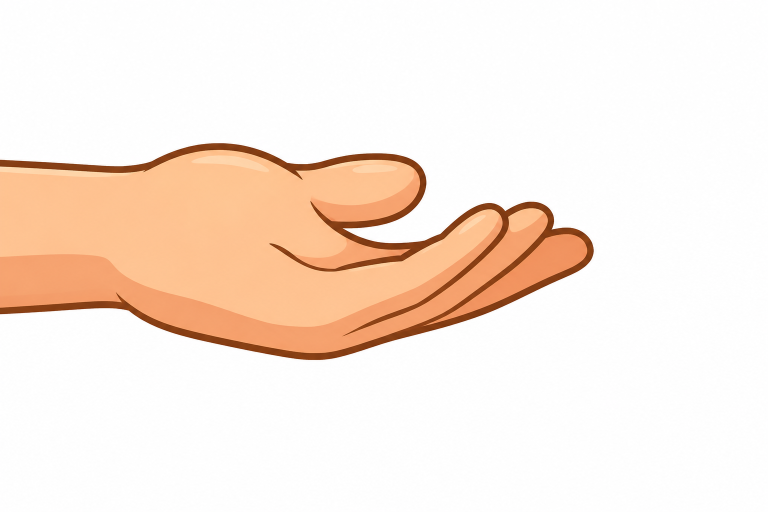
#> input picture bg_work/hand_new_1.png, 1536 x 1024 px, found by its file name (shown at 1/2 size)
$ python lang_bg_compose25.py ../bg_work/hand_new_1.png
#> lines starting #> are read from the running program, lines starting #| are printed output that depends on the picture; after the words box and inside, x2 and y2 are one past the last pixel; in counts of white or black regions, pixels touching at a corner belong together
### scripts/lang_bg_compose.py
"""Compose the 4 language-game backgrounds (lang_bg_1/2/3 + bg_star) in the soft pastel style.
Geometry (frame, divider x, hand box, star-circle centres) is copied from the legacy 1024x768 art; output is 2048x1536.
Usage: python lang_bg_compose.py [outdir]   (default AI_Art/bg_work/out)"""
import os
import sys
import random
from collections import deque
import numpy as np
from PIL import Image, ImageDraw, ImageFilter, ImageChops

W, H, F = 2048, 1536, 2          # final size, factor vs legacy 1x coordinates
SS = 2                            # extra supersample for masks
OUT = sys.argv[1] if len(sys.argv) > 1 else 'I:/GODOT/AI_Art/bg_work/out'
os.makedirs(OUT, exist_ok=True)


def hexc(s):
    return tuple(int(s[i:i + 2], 16) for i in (1, 3, 5))


def mask(fn):
    m = Image.new('L', (W * SS, H * SS), 0)
#> m: PIL image 4096x3072 L; every value is 0
    d = ImageDraw.Draw(m)
    fn(d, F * SS)
    return m.resize((W, H), Image.LANCZOS)
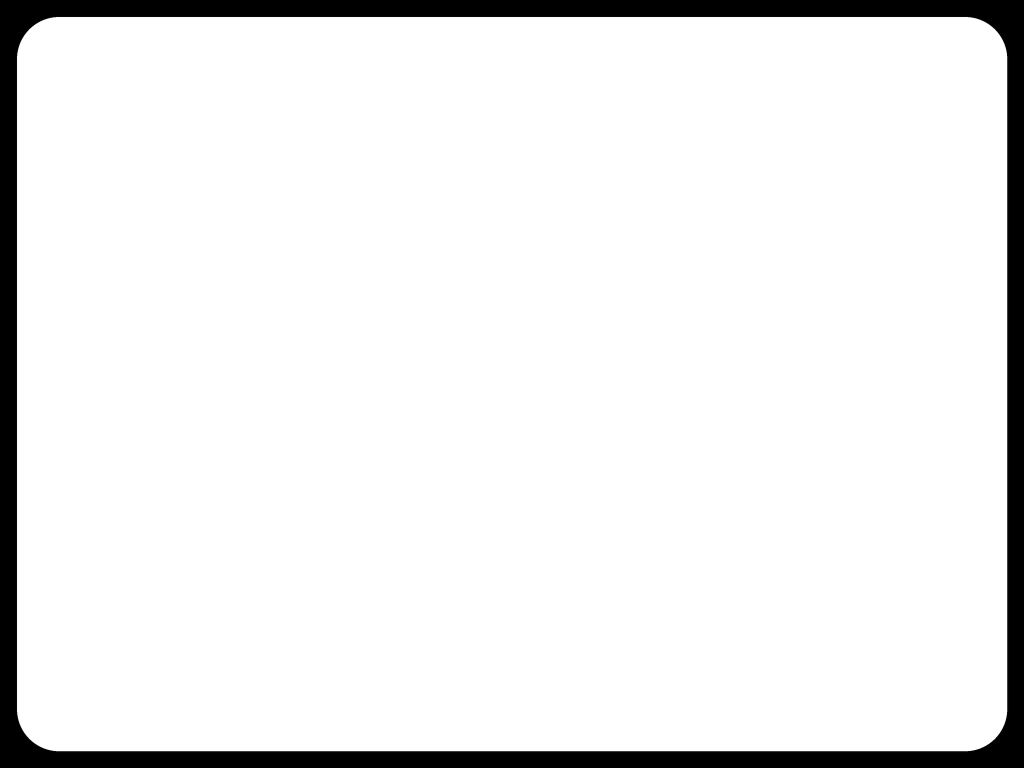
#> returned value: PIL image 2048x1536 L (shown at 1/2 size); min 0, max 255, mean 235.3


def fill(img, m, color, alpha=1.0):
    layer = Image.new('RGB', (W, H), color)
    if alpha < 1:
        m = m.point(lambda v: int(v * alpha))
    img.paste(layer, (0, 0), m)


def rrect(box, r):
    return lambda d, k: d.rounded_rectangle([box[0] * k, box[1] * k, box[2] * k, box[3] * k], r * k, fill=255)


def circle(cx, cy, r):
    return lambda d, k: d.ellipse([(cx - r) * k, (cy - r) * k, (cx + r) * k, (cy + r) * k], fill=255)


def clip(m, region):
    return ImageChops.multiply(m, region)


INNER = (17, 17, 1007, 751)
RAD = 42
inner_m = mask(rrect(INNER, RAD))


# [32 lines left out: functions frame, bubbles, cream_dots, not called in this run]


def vgrad(top, bot):
    a = np.linspace(0, 1, H)[:, None, None]
    t = np.array(top, float)[None, None, :]
    b = np.array(bot, float)[None, None, :]
    arr = (t * (1 - a) + b * a) * np.ones((H, W, 1))
    return Image.fromarray(arr.astype('uint8'))


def load_hand():
    im = Image.open('I:/GODOT/AI_Art/bg_work/hand_new_1.png').convert('RGB')
#> im is the input picture: PIL image 1536x1024 RGB; mean R, G, B 249.5, 234.2, 223.3
    a = np.array(im).astype(int)
    h, w = a.shape[:2]
#> h = 1024; w = 1536
    white = a.min(2) >= 235
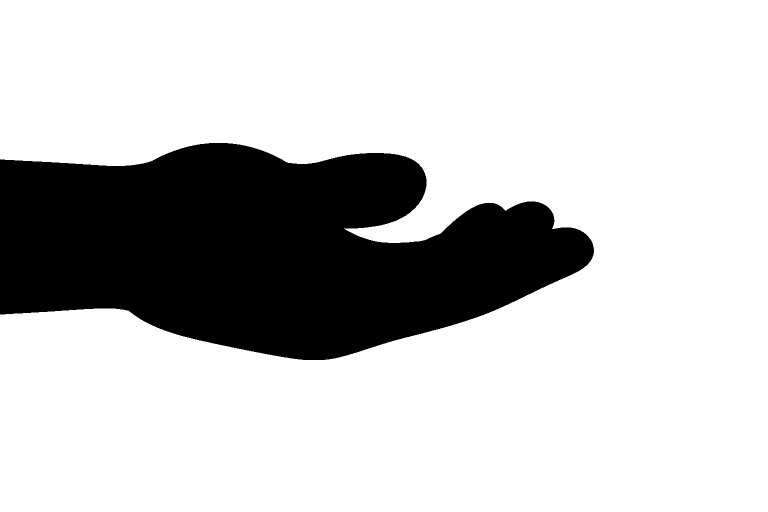
#> white: shape (1024, 1536) bool (shown at 1/2 size); 77.6% white; 1 black region, box (x1, y1, x2, y2) and area: (0, 286, 1188, 720) 352844
    bg = np.zeros((h, w), bool)
    q = deque([(x, 0) for x in range(w)] + [(x, h - 1) for x in range(w)] + [(w - 1, y) for y in range(h)])
    while q:
        x, y = q.popleft()
        if not (0 <= x < w and 0 <= y < h) or bg[y, x] or not white[y, x]:
            continue
        bg[y, x] = True
        q.extend(((x + 1, y), (x - 1, y), (x, y + 1), (x, y - 1)))
    alpha = Image.fromarray((~bg * 255).astype('uint8')).filter(ImageFilter.GaussianBlur(1.2))
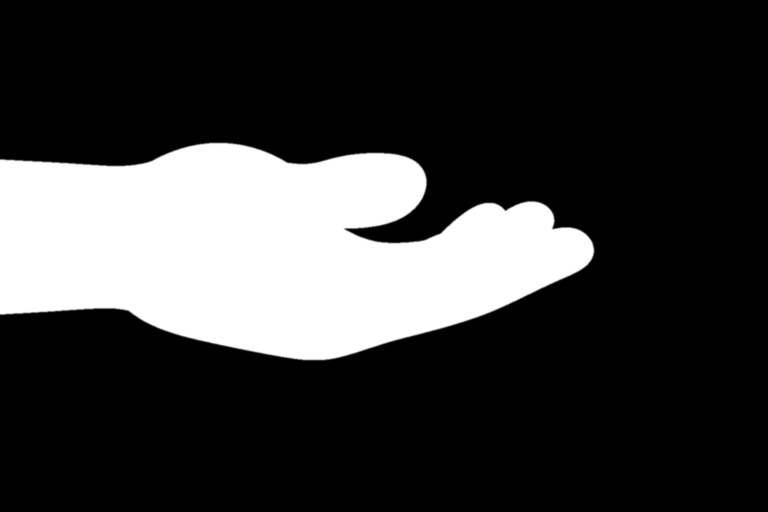
#> alpha: PIL image 1536x1024 L (shown at 1/2 size); min 0, max 255, mean 57.2
    o = im.convert('RGBA')
    o.putalpha(alpha)
    return o.crop(o.getchannel('A').point(lambda v: 255 if v > 30 else 0).getbbox())
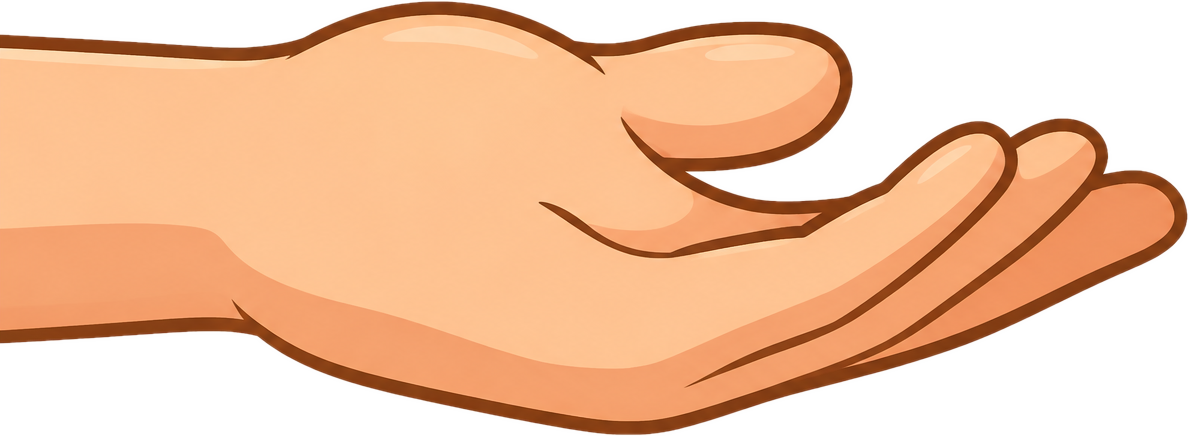
#> returned value: PIL image 1189x436 RGBA; mean R, G, B, A 240.3, 194.1, 160.9, 173.6; transparent parts drawn white


HAND = load_hand()
HAND_BOX = {1: (17, 473, 428, 591), 2: (17, 373, 430, 555), 3: (17, 260, 440, 530)}   # legacy skin bbox
SPLIT = {1: 513, 2: 383, 3: 272}


# [75 lines left out: functions lang_bg, star_bg, not called in this run]


# [6 lines that do not run on import are left out]

### scripts/lang_bg_compose25.py
"""2.5D version of the 4 language backgrounds: bevelled frame, inset panels with inner shadow, glassy bubbles with rim light,
raised plates for bg_star. Same geometry as lang_bg_compose.py (divider x, hand box, circle centres). Output: bg_work/out25/"""
import os, sys, random
import numpy as np
from PIL import Image, ImageChops, ImageFilter
sys.argv = sys.argv[:1]
import lang_bg_compose as B
from lang_bg_compose import W, H, F, mask, fill, rrect, circle, clip, hexc, vgrad, inner_m, INNER, RAD, HAND, HAND_BOX, SPLIT

OUT = 'I:/GODOT/AI_Art/bg_work/out25'
os.makedirs(OUT, exist_ok=True)


def blur(m, r):
    return m.filter(ImageFilter.GaussianBlur(r * F))


def inner_shadow(img, region, dx, dy, r, color, alpha):
    """shadow falling INSIDE region from its own edge (inset look)"""
    off = ImageChops.offset(ImageChops.invert(region), dx * F, dy * F)
    sh = ImageChops.multiply(blur(off, r), region)
    fill(img, sh, color, alpha)


def drop_shadow(img, shape, dx, dy, r, color, alpha):
    fill(img, blur(ImageChops.offset(shape, dx * F, dy * F), r), color, alpha)


def frame25(base_top, base_bot, hi, lo):
    img = vgrad(base_top, base_bot)
    outer = mask(rrect((0, 0, 1024, 768), 56))
    # bevel on the outer border: light top/left rim, dark bottom/right rim
    lit = ImageChops.subtract(outer, ImageChops.offset(outer, 5 * F, 5 * F))
    fill(img, lit, hi, 0.9)
    dark = ImageChops.subtract(outer, ImageChops.offset(outer, -5 * F, -5 * F))
    fill(img, dark, lo, 0.55)
    # panel sits in a groove
    ring = mask(rrect((INNER[0] - 7, INNER[1] - 7, INNER[2] + 7, INNER[3] + 7), RAD + 7))
    fill(img, ring, lo, 0.9)
    groove_hi = ImageChops.subtract(mask(rrect((INNER[0] - 9, INNER[1] - 9, INNER[2] + 9, INNER[3] + 9), RAD + 9)), ring)
    fill(img, groove_hi, hi, 0.8)
    # tab
    tab = mask(rrect((-20, 358, 37, 410), 9))
    drop_shadow(img, tab, 2, 3, 3, lo, 0.6)
    fill(img, tab, lo)
    fill(img, mask(rrect((-20, 358, 37, 376), 8)), hi, 0.55)
    return img


def glass_bubbles(img, region, x_max, seed=3, tint='#8FD3DA'):
    rnd = random.Random(seed)
    for i in range(24):
        r = rnd.choice([16, 22, 30, 42, 60, 90, 120])
        cx, cy = rnd.uniform(0, x_max), rnd.uniform(0, 768)
        body = clip(mask(circle(cx, cy, r)), region)
        fill(img, body, hexc(tint) if i % 3 == 0 else (255, 255, 255), rnd.uniform(.10, .20))
        # rim light on the upper-left and soft shade on the lower-right, clipped to the bubble
        hi = ImageChops.subtract(body, ImageChops.offset(body, 3 * F, 3 * F)); fill(img, hi, (255, 255, 255), 0.55)
        lo = ImageChops.subtract(body, ImageChops.offset(body, -3 * F, -3 * F)); fill(img, lo, hexc('#5FB3BD'), 0.30)
        if r >= 30:
            fill(img, clip(mask(circle(cx - r * .35, cy - r * .38, r * .16)), region), (255, 255, 255), 0.65)


def paper_dots(img, region, x0, x1, seed=5):
    rnd = random.Random(seed)
    for _ in range(34):
        r = rnd.uniform(6, 18); cx, cy = rnd.uniform(x0, x1), rnd.uniform(30, 740)
        d = clip(mask(circle(cx, cy, r)), region)
        fill(img, d, hexc('#FFE3C2'), rnd.uniform(.45, .8))
        fill(img, ImageChops.subtract(d, ImageChops.offset(d, 2 * F, 2 * F)), (255, 255, 255), 0.6)


def lang25(n):
    sp = SPLIT[n]
    img = frame25(hexc('#D3C2F2'), hexc('#B49FE0'), hexc('#F6EEFF'), hexc('#8F7BC2'))
    left = clip(inner_m, mask(lambda d, k: d.rectangle([0, 0, sp * k, 768 * k], fill=255)))
    right = clip(inner_m, mask(lambda d, k: d.rectangle([sp * k, 0, 1024 * k, 768 * k], fill=255)))
    img.paste(vgrad(hexc('#DDF6F8'), hexc('#A9E1E8')), (0, 0), left)
    glass_bubbles(img, left, 560)
    img.paste(vgrad(hexc('#FFF9EF'), hexc('#FFEBD2')), (0, 0), right)
    paper_dots(img, right, sp + 20, 1000)
    if n == 3:
        xs = np.arange(W); ramp = np.clip((xs - 1880) / 132, 0, 1) * 140
        img.paste(Image.new('RGB', (W, H), (255, 253, 247)), (0, 0), clip(Image.fromarray(np.tile(ramp[None, :], (H, 1)).astype(np.uint8)), right))
    # both panels are inset into the frame
    inner_shadow(img, left, 3, 4, 7, hexc('#4C97A3'), 0.55)
    inner_shadow(img, right, 3, 4, 7, hexc('#B79B72'), 0.50)
    # raised ridge as divider
    ridge = clip(mask(lambda d, k: d.rectangle([(sp - 3) * k, 17 * k, (sp + 12) * k, 751 * k], fill=255)), inner_m)
    drop_shadow(img, ridge, 5, 0, 5, hexc('#7A6544'), 0.50)
    fill(img, ridge, hexc('#F3EBDD'))
    fill(img, clip(mask(lambda d, k: d.rectangle([(sp - 3) * k, 17 * k, (sp + 2) * k, 751 * k], fill=255)), inner_m), (255, 255, 255))
    fill(img, clip(mask(lambda d, k: d.rectangle([(sp + 8) * k, 17 * k, (sp + 12) * k, 751 * k], fill=255)), inner_m), hexc('#CDBB9B'))
    # hand with a soft contact shadow, clipped to the left panel
    x0h, x1h, y0h, y1h = HAND_BOX[n]
    hw = round((x1h - x0h) * F * 1.01); hh = round(HAND.height * hw / HAND.width)
    hand = HAND.resize((hw, hh), Image.LANCZOS); top = round((y0h + y1h) / 2 * F - hh / 2)
    lay = Image.new('RGBA', (W, H), (0, 0, 0, 0)); lay.alpha_composite(hand, (x0h * F, top))
    ha = ImageChops.multiply(lay.getchannel('A'), left)
    drop_shadow(img, ha, 4, 12, 9, hexc('#3E8E9A'), 0.45)
    img.paste(lay.convert('RGB'), (0, 0), ha)
    return img


def star25():
    img = frame25(hexc('#8ED6DB'), hexc('#5FB3BD'), hexc('#E2F8F9'), hexc('#3E8E9A'))
    base = vgrad(hexc('#C6EFE8'), hexc('#9AD9D6'))
    yy, xx = np.mgrid[0:H, 0:W]; d = np.hypot((xx - 1028) / 1400, (yy - 850) / 1000)
    base.paste(Image.new('RGB', (W, H), hexc('#EBFBF4')), (0, 0), Image.fromarray((np.clip(1 - d, 0, 1) ** 1.6 * 150).astype('uint8')))
    img.paste(base, (0, 0), inner_m)
    glass_bubbles(img, inner_m, 1024, seed=11, tint='#7CC9CC')
    inner_shadow(img, inner_m, 3, 4, 8, hexc('#2F7C86'), 0.55)
    C = (514, 421, 170); S = [(485, 134, 90), (796, 282, 90), (217, 299, 90), (783, 588, 90), (260, 597, 90)]

    def conns(width):
        def fn(dr, k):
            for (x, y, r) in S: dr.line([C[0] * k, C[1] * k, x * k, y * k], fill=255, width=int(width * k))
        return mask(fn)
    cm = conns(24)
    drop_shadow(img, cm, 0, 8, 6, hexc('#2F7C86'), 0.40); fill(img, cm, hexc('#7CC6C0')); fill(img, conns(17), hexc('#F6FFF6'))
    for (x, y, r) in [C] + S:
        plate = mask(circle(x, y, r + 4))
        drop_shadow(img, plate, 0, 14, 9, hexc('#2F7C86'), 0.45)           # raised plate casts a shadow
        fill(img, plate, hexc('#6FBDB6'))                                     # rim
        side = mask(circle(x, y + 7, r + 1)); fill(img, side, hexc('#A9DAD0'))  # plate thickness (lower side)
        top = mask(circle(x, y, r)); fill(img, top, hexc('#FFFEF3'))
        # dish: soft inner shade at the top edge + glossy highlight arc
        fill(img, ImageChops.subtract(top, ImageChops.offset(top, 0, 9 * F)), hexc('#D6EBDD'), 0.9)
        fill(img, clip(mask(circle(x - r * .28, y - r * .42, r * .34)), top), (255, 255, 255), 0.55)
    return img


if __name__ == '__main__':
    for n in (1, 2, 3):
#> (the run stopped early here; a loop or call above may not have finished)
